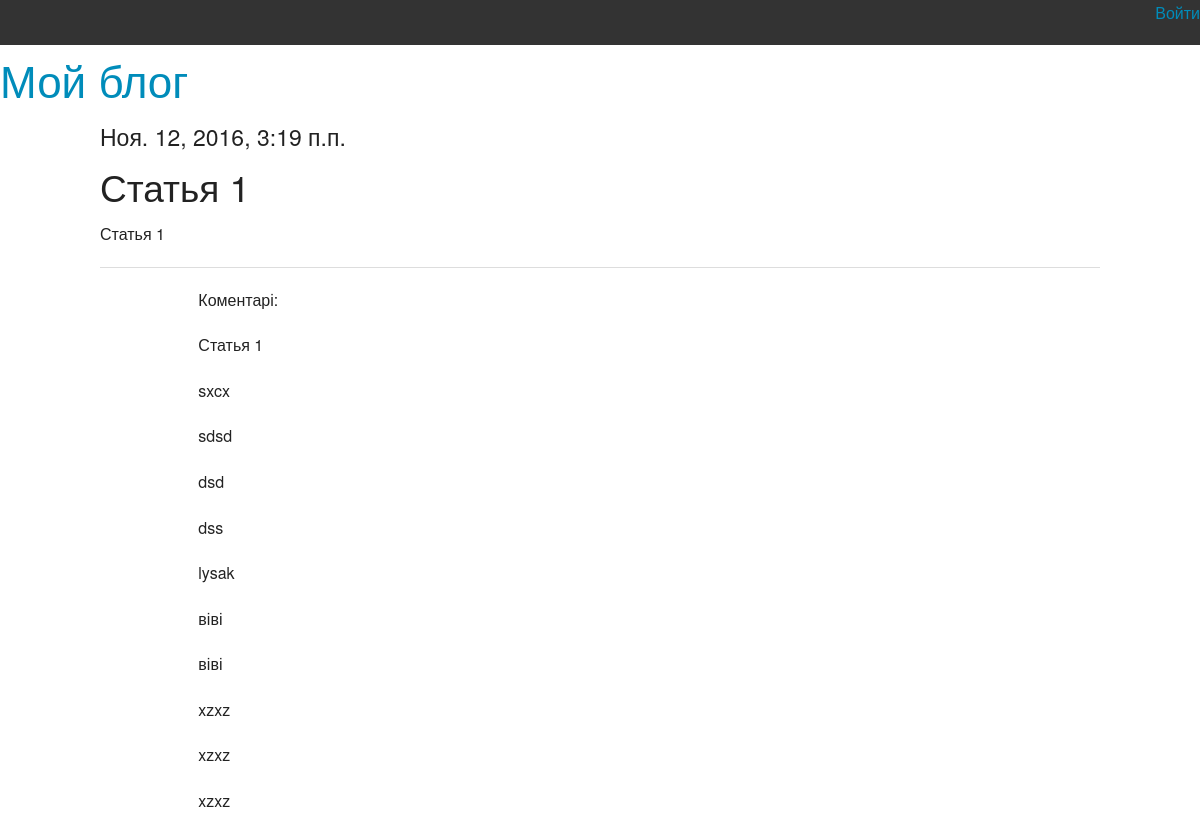
The app's page /basicview/articles/get/1/ with its own data.
### article/models.py (models this page shows)
class Article(models.Model):
	class Meta():
		db_table = "article"
	article_title = models.CharField(max_length=200)
	article_text = models.TextField()
	article_date = models.DateTimeField()
	article_likes = models.IntegerField(default=0)

class Comments(models.Model):
	class Meta():
		db_table = 'comments'
	comments_text = models.TextField(verbose_name='Текс коментаря')
	comments_article = models.ForeignKey(Article)

### article/views.py (the view)
# urls.py: url(r'^articles/get/(?P<article_id>\d+)/$', article),
def article(request, article_id=1):
    comment_form = CommentForm
    args = {}
    args.update(csrf(request))
    args['article'] = Article.objects.get(id=article_id)
    args['comments'] = Comments.objects.filter(comments_article_id=article_id)
    args['form'] = comment_form
    args['username'] = auth.get_user(request).username
    return render_to_response('article.html', args)

### article/templates/article.html (shortened to what this page needs)
{% extends 'main.html' %}
{% block article %}
<h4>{{ article.article_date }}</h4>
<h2>{{ article.article_title }}</h2>
<p>{{ article.article_text }}</p>
<hr>
<div class="large-offset-1 large-8 columns">
<p>Коментарі:</p>
{% for comment in comments %}
    <p>{{ comment.comments_text }}</p>
{% endfor %}
</div>
{% endblock %}

### records on screen
Article: article_date "Ноя. 12, 2016, 3:19 п.п.", article_title "Статья 1", article_text "Статья 1"
Comments: comments_text "Статья 1"
Comments: comments_text "sxcx"
Comments: comments_text "sdsd"
Comments: comments_text "dsd"
Comments: comments_text "dss"
Comments: comments_text "lysak"
Comments: comments_text "віві"
Comments: comments_text "віві"
Comments: comments_text "xzxz"
Comments: comments_text "xzxz"
Comments: comments_text "xzxz"
